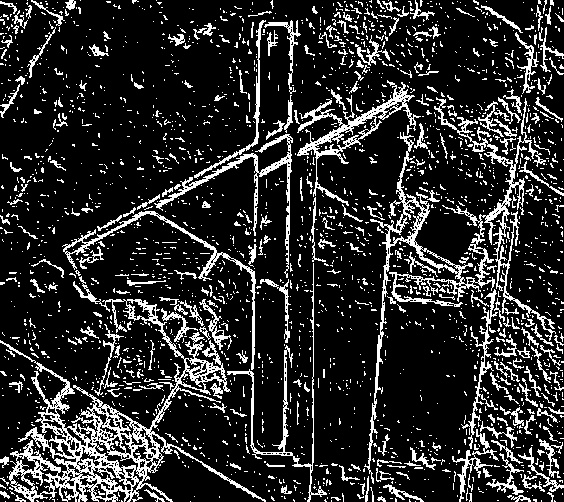
#> input picture 02binary1.jpg, 564 x 502 px
$ python csit5410_assign1.py 02binary1.jpg
#> lines starting #> are read from the running program, lines starting #| are printed output that depends on the picture; long printed decimals are rounded
### myprewittedge.py
import cv2
import numpy as np


def myprewittedge(img, t, direction):
    kernelX = np.array([[1,1,1],[0,0,0],[-1,-1,-1]])
    kernelY = np.array([[-1,0,1],[-1,0,1],[-1,0,1]])
    # kernelPos45 = np.array([[1,1,0],[1,0,-1],[0,-1,-1]])
    # kernelNeg45 = np.array([[0,1,1],[-1,0,1],[-1,-1,0]])
    if t == None:
        img = cv2.filter2D(img, -1, kernelX) + cv2.filter2D(img, -1, kernelY)
        # + cv2.filter2D(img, -1, kernelPos45) + cv2.filter2D(img, -1, kernelNeg45)
        t = np.mean(img)
        for i in range(10):
            t = get_threshold(img, t)
            print("round:" + str(i) + " new threshold: " + str(t))
        ret, threshImg = cv2.threshold(img, t, 255, cv2.THRESH_BINARY)
    else:
        print("task2 threshold: " + str(t))
        img = cv2.filter2D(img, -1, kernelX) + cv2.filter2D(img, -1, kernelY)
        ret, threshImg = cv2.threshold(img, t, 255, cv2.THRESH_BINARY)
    return threshImg

def get_threshold(img, t):
    arr = img.flatten()
    g1 = np.nanmean([tmp if tmp >= t else np.nan for tmp in arr])
    g2 = np.nanmean([tmp if tmp < t else np.nan for tmp in arr])
    newThreshold = 0.5 * (g1 + g2)
    return newThreshold

### mylineextraction.py
from skimage.transform import probabilistic_hough_line as phl
import math
def mylineextraction(f):
    lines = phl(f)
    maxLen, p0, p1 = 0, None, None
    for line in lines:
        pa, pb = line
        length = math.sqrt((pa[0] - pb[0]) ** 2 + (pa[1] - pb[1]) ** 2)
        if length > maxLen:
            maxLen, p0, p1 = length, pa, pb
    return p0, p1

### task1.py
import cv2

# [6 lines left out: function readAndSaveImg, not called in this run]

def displayAndSaveImg(img, imgName):
    cv2.imshow('image', img)
    cv2.waitKey(0)
    cv2.destroyAllWindows()
    cv2.imwrite(imgName, img)

### csit5410_assign1.py
import sys
from task1 import *
from myprewittedge import myprewittedge
from mylineextraction import *
import numpy as np
filename = sys.argv[1]
print(filename)
#task1
img = cv2.imread(filename)
#> img is the input picture: shape (502, 564, 3); min 0, max 255, mean 43.6
displayAndSaveImg(img, "01original.jpg")
#task2
img = cv2.imread(filename)
t = np.amax(img)*0.2
#> t = 51
thresh = myprewittedge(img, t, "all")
#| task2 threshold: 51.0
#> in myprewittedge, `img = cv2.filter2D(img, -1, kernelX) + cv2.filter2D(img, -1, kernelY)`:
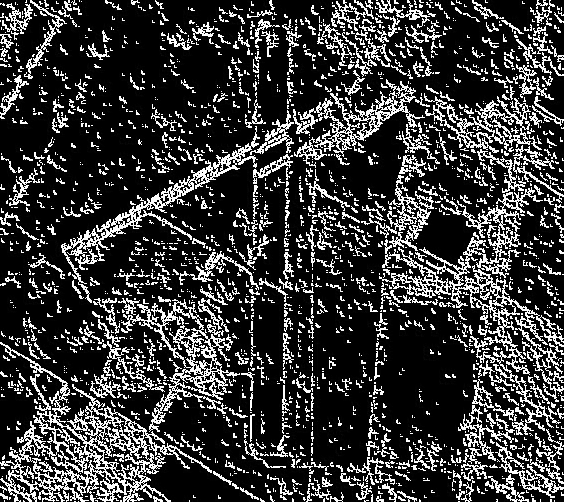
#> img: shape (502, 564, 3); min 0, max 255, mean 56.8
#> in myprewittedge, `ret, threshImg = cv2.threshold(img, t, 255, cv2.THRESH_BINARY)`: threshImg: shape (502, 564, 3); 22.1% white in thin lines or dots
displayAndSaveImg(thresh,"02binary1.jpg")
#task3
img = cv2.imread(filename)
#> img: shape (502, 564, 3); min 0, max 255, mean 56.7
img = cv2.GaussianBlur(img, (3,3), 0)
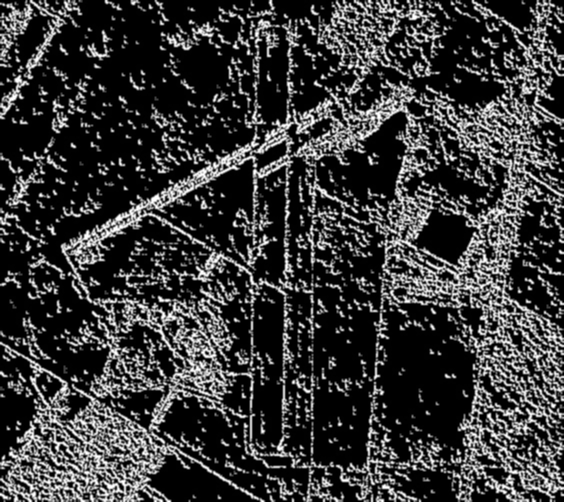
#> img: shape (502, 564, 3); min 0, max 255, mean 56.8
thresh = myprewittedge(img, None, "all")
#> call 2 of myprewittedge, with direction = 'all'
#> in myprewittedge (call 2), `img = cv2.filter2D(img, -1, kernelX) + cv2.filter2D(img, -1, kernelY)`:
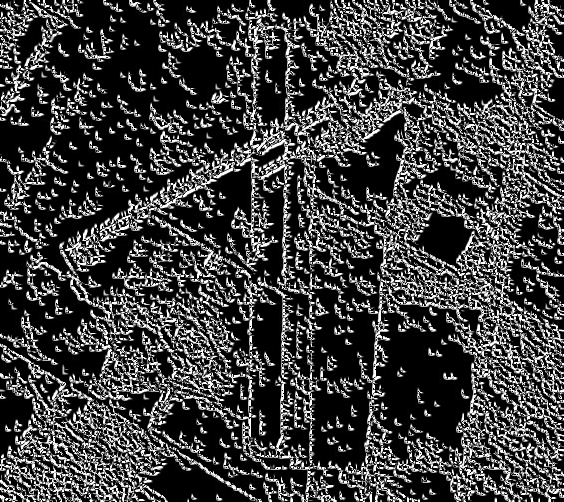
#> img: shape (502, 564, 3); min 0, max 255, mean 63.4
#> in myprewittedge (call 2), `t = np.mean(img)`: t = 63.44
#> the loop in myprewittedge (call 2), `for i in range(10):` made 10 passes
#> (g1 in get_threshold, g2 in get_threshold, newThreshold in get_threshold, t) on passes 1 to 10: (178.8, 5.66, 92.22, 92.22), (189.2, 8.69, 98.92, 98.92), (195.7, 11.04, 103.4, 103.4), (195.7, 11.06, 103.4, 103.4), (195.7, 11.06, 103.4, 103.4), (195.7, 11.06, 103.4, 103.4), (195.7, 11.06, 103.4, 103.4), (195.7, 11.06, 103.4, 103.4), (195.7, 11.06, 103.4, 103.4), (195.7, 11.06, 103.4, 103.4)
#| round:0 new threshold: 92.215
#| round:1 new threshold: 98.925
#| round:2 new threshold: 103.352
#| round:3 new threshold: 103.384
#| round:4 new threshold: 103.384
#| round:5 new threshold: 103.384
#| round:6 new threshold: 103.384
#| round:7 new threshold: 103.384
#> (further printed lines are left out)
#> in myprewittedge (call 2), `ret, threshImg = cv2.threshold(img, t, 255, cv2.THRESH_BINARY)`:
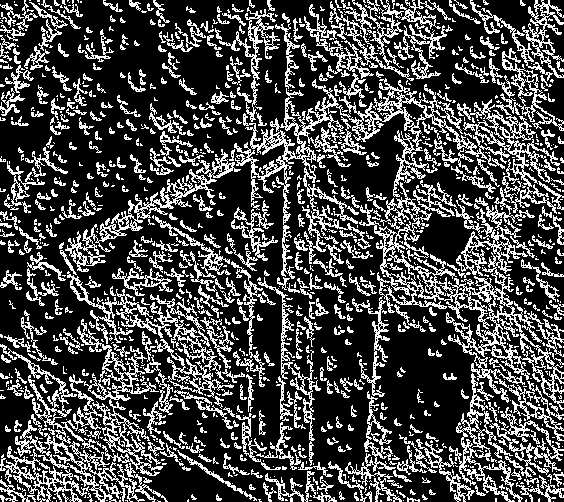
#> threshImg: shape (502, 564, 3); 28.4% white in thin lines or dots
#> in myprewittedge (call 2), `ret, threshImg = cv2.threshold(img, t, 255, cv2.THRESH_BINARY)`: ret = 103
displayAndSaveImg(thresh,"03binary2.jpg")
#task4
thresh = cv2.cvtColor(thresh, cv2.COLOR_BGR2GRAY)
#> thresh: shape (502, 564); 28.4% white in thin lines or dots
p0, p1 = mylineextraction(thresh)
#> in mylineextraction, `lines = phl(f)`: lines = 2012 items
#> the loop in mylineextraction, `for line in lines:` made 2012 passes
#> (length, maxLen, p0, p1) on passes 1, 2, 9, 12, 37, 47, 109: (89.94, 89.94, (304, 163), (364, 96)), (250.3, 250.3, (102, 501), (235, 289)), (294.4, 294.4, (91, 501), (182, 221)), (300.6, 300.6, (144, 396), (371, 199)), (309.8, 309.8, (541, 494), (460, 195)), (365.4, 365.4, (499, 375), (531, 11)), (394.4, 394.4, (1, 499), (265, 206))
#> (pa, pb, length) on passes 3 to 8: ((296, 125), (419, 2), 173.9), ((394, 137), (538, 106), 147.3), ((177, 400), (265, 270), 157), ((329, 249), (421, 184), 112.6), ((447, 166), (548, 95), 123.5), ((396, 176), (483, 103), 113.6)
#> after the loop in mylineextraction, `for line in lines:`: maxLen = 394.4
#> p0 = (1, 499); p1 = (265, 206)
print(p0, p1)
#| (1, 499) (265, 206)
img = cv2.imread(filename)
cv2.line(img, p0, p1, (255,0,0))
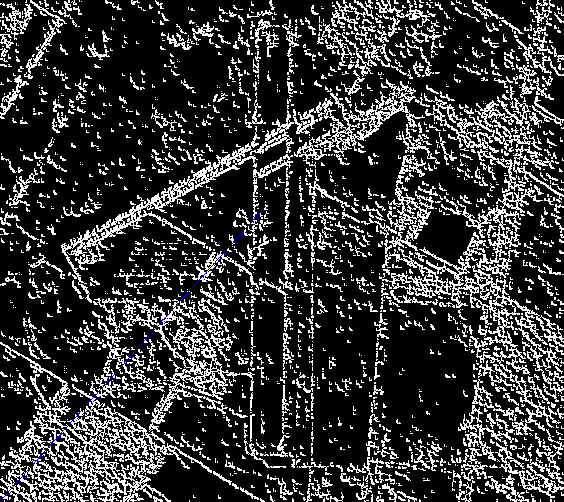
#> img: shape (502, 564, 3); mean B, G, R 56.9, 56.6, 56.6
displayAndSaveImg(img, "04longestline.jpg")
#task5
